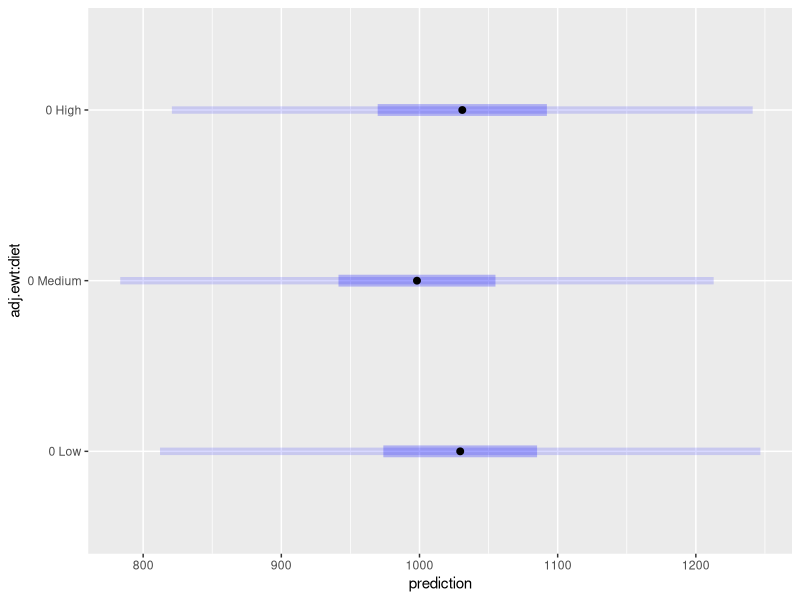

Recreate this plot in R.
## ---- echo = FALSE, results = "hide", message = FALSE---------------------------------------------
require("emmeans") 
options(show.signif.stars = FALSE, width = 100) 
knitr::opts_chunk$set(fig.width = 4.5, class.output = "ro") 

## ----eval = FALSE---------------------------------------------------------------------------------
#  rg <- ref_grid(model)
#  rg@misc$sigma

## ---- message = FALSE-----------------------------------------------------------------------------
feedlot = transform(feedlot, adj.ewt = ewt - predict(lm(ewt ~ herd)))
require(lme4)
feedlot.lmer <- lmer(swt ~ adj.ewt + diet + (1|herd), data = feedlot)
feedlot.rg <- ref_grid(feedlot.lmer, at = list(adj.ewt = 0))
summary(feedlot.rg)  ## point predictions

## -------------------------------------------------------------------------------------------------
lme4::VarCorr(feedlot.lmer)  ## for the model
feedlot.rg@misc$sigma  ## default in the ref. grid

## -------------------------------------------------------------------------------------------------
feedlot.rg <- update(feedlot.rg, sigma = sqrt(77.087^2 + 57.832^2))

## -------------------------------------------------------------------------------------------------
predict(feedlot.rg, interval = "prediction")

## ---- fig.height = 2, fig.alt = "Side-by-side CIs and PIs. The PIs are much wider, and have the endpoints found in the preceding predit() call"----
plot(feedlot.rg, PIs = TRUE)

## -------------------------------------------------------------------------------------------------
range(feedlot$swt)

## -------------------------------------------------------------------------------------------------
feedlot.lm <- lm(swt ~ adj.ewt + diet + herd, data = feedlot)

## -------------------------------------------------------------------------------------------------
newrg <- ref_grid(feedlot.lm, at = list(adj.ewt = 0, herd = c("9", "19")))
predict(newrg, interval = "prediction", by = "herd")
